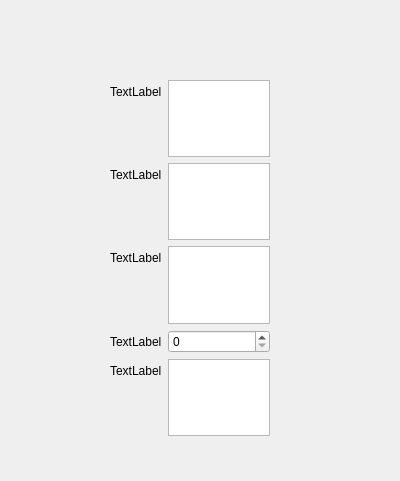
<?xml version="1.0" encoding="UTF-8"?>
<ui version="4.0">
 <class>EditAlbumWidget</class>
 <widget class="QWidget" name="EditAlbumWidget">
  <property name="geometry">
   <rect>
    <x>0</x>
    <y>0</y>
    <width>400</width>
    <height>481</height>
   </rect>
  </property>
  <property name="windowTitle">
   <string>Form</string>
  </property>
  <widget class="QWidget" name="formLayoutWidget">
   <property name="geometry">
    <rect>
     <x>110</x>
     <y>80</y>
     <width>160</width>
     <height>356</height>
    </rect>
   </property>
   <layout class="QFormLayout" name="formLayout">
    <item row="0" column="0">
     <widget class="QLabel" name="label">
      <property name="text">
       <string>TextLabel</string>
      </property>
     </widget>
    </item>
    <item row="0" column="1">
     <widget class="QTextEdit" name="textEdit"/>
    </item>
    <item row="1" column="0">
     <widget class="QLabel" name="label_2">
      <property name="text">
       <string>TextLabel</string>
      </property>
     </widget>
    </item>
    <item row="1" column="1">
     <widget class="QTextEdit" name="textEdit_2"/>
    </item>
    <item row="2" column="0">
     <widget class="QLabel" name="label_3">
      <property name="text">
       <string>TextLabel</string>
      </property>
     </widget>
    </item>
    <item row="2" column="1">
     <widget class="QTextEdit" name="textEdit_3"/>
    </item>
    <item row="3" column="0">
     <widget class="QLabel" name="label_4">
      <property name="text">
       <string>TextLabel</string>
      </property>
     </widget>
    </item>
    <item row="3" column="1">
     <widget class="QSpinBox" name="spinBox"/>
    </item>
    <item row="4" column="0">
     <widget class="QLabel" name="label_5">
      <property name="text">
       <string>TextLabel</string>
      </property>
     </widget>
    </item>
    <item row="4" column="1">
     <widget class="QTextEdit" name="textEdit_4"/>
    </item>
   </layout>
  </widget>
 </widget>
 <resources/>
 <connections/>
</ui>
